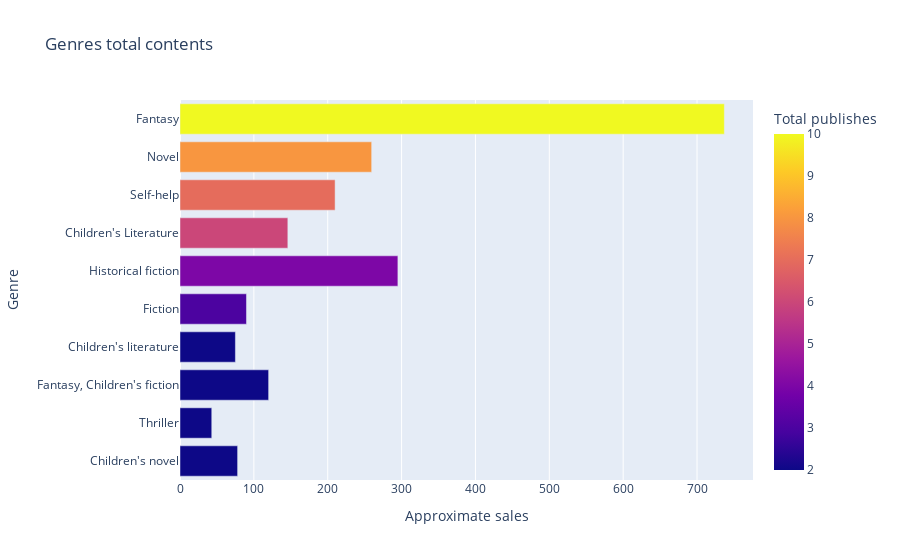

This figure's notebook cell:
### Code cell
px.bar(genre_df, x='Approximate sales', y='Genre', title='Genres total contents', color='Total publishes').show()

### Figure 1 — Plotly figure (JSON) as saved in the notebook; plotly's stock layout.template omitted (floating-point values rounded to 4 significant figures)
{"data": [{"alignmentgroup": "True", "hovertemplate": "Approximate sales=%{x}<br>Genre=%{y}<br>Total publishes=%{marker.color}<extra></extra>", "legendgroup": "", "marker": {"color": [2, 2, 2, 2, 3, 4, 6, 7, 8, 10], "coloraxis": "coloraxis", "pattern": {"shape": ""}}, "name": "", "offsetgroup": "", "orientation": "h", "showlegend": false, "textposition": "auto", "type": "bar", "x": [78, 43, 120, 75, 90, 295, 146, 210, 259.5, 737], "xaxis": "x", "y": ["Children's novel", "Thriller", "Fantasy, Children's fiction", "Children's literature", "Fiction", "Historical fiction", "Children's Literature", "Self-help", "Novel", "Fantasy"], "yaxis": "y"}], "layout": {"barmode": "relative", "coloraxis": {"colorbar": {"title": {"text": "Total publishes"}}, "colorscale": [[0, "#0d0887"], [0.1111, "#46039f"], [0.2222, "#7201a8"], [0.3333, "#9c179e"], [0.4444, "#bd3786"], [0.5556, "#d8576b"], [0.6667, "#ed7953"], [0.7778, "#fb9f3a"], [0.8889, "#fdca26"], [1, "#f0f921"]]}, "legend": {"tracegroupgap": 0}, "title": {"text": "Genres total contents"}, "xaxis": {"anchor": "y", "domain": [0, 1], "title": {"text": "Approximate sales"}}, "yaxis": {"anchor": "x", "domain": [0, 1], "title": {"text": "Genre"}}}}
